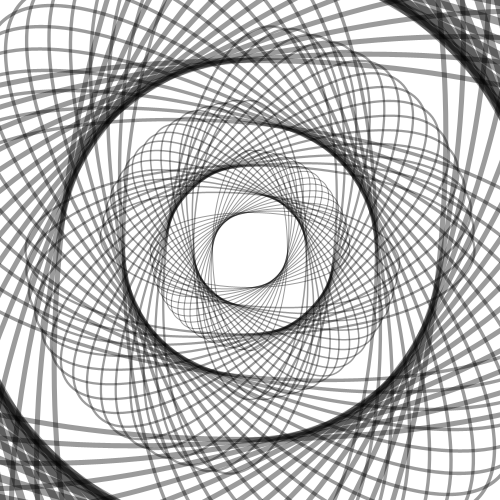
Frame 1 (no input)
Frame 60 (the mouse pressed at the canvas centre just before this capture): identical to frame 1, image omitted
Frame 120 (the mouse held since frame 60 and released just before this capture): identical to frame 1, image omitted

The Processing sketch that drew this single still picture (run headless with seeded random() and noise(); from frame 60 on, the mouse is pressed at the canvas centre):

// Processing sketch: processing_31285
// ── processing_31285.pde

void setup(){
  
//Setup
  size(500, 500);
  background(255);
  translate(250, 250);
  smooth();
  
  float grow = 1.5;
  int rot = 15;
  
  noFill();  
  stroke(0, 100);

//Loop
  for(int i = 0; i < rot*6; i++){
    ellipse(0, 0, 75, 200);
    rotate(PI/30);
      if(i == rot*1){
        scale(grow);
      }
      if(i == rot*2){
        scale(grow);
      }
      if(i == rot*3){
        scale(grow);
      }
      if(i == rot*4){
        scale(grow);
      }
      if(i == rot*5){
        scale(grow);
      }
  }
}

void draw(){}
